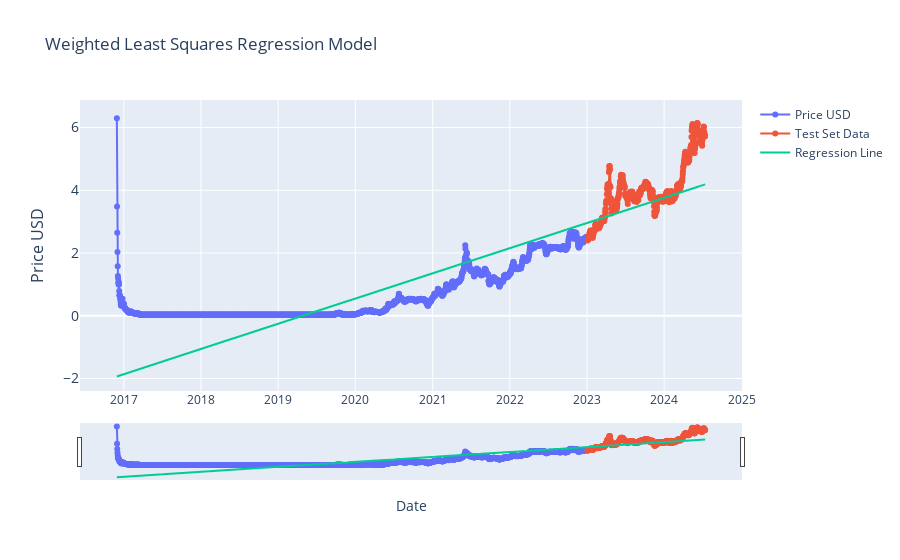

Notebook code for this chart:
### Markdown cell above
### ordinary_least_squares & weighted_least_squares (ML)

### Code cell
# Weighted Least Squares Estimator (3.2) - 
# Note: this makes OLS (above) redundant since you can adjust weighting to 1 in the 'weight' array

from sklearn.linear_model import LinearRegression
from sklearn.model_selection import train_test_split
import statsmodels.api as sm
import plotly.graph_objects as go
import pandas as pd
from ipywidgets import interact, DatePicker
import numpy as np


df = current_item.copy()

# Weights = determine the influence of data points in WLS; using weights of 1,1 yields OLS results (OLS has uniform weightings).

df['date_ordinal'] = df.index.map(pd.Timestamp.toordinal)
X = df['date_ordinal'].values.reshape(-1, 1)
y = df['price_usd'].values

weights = np.linspace(1, 10, len(X))

model_wls = sm.WLS(y, sm.add_constant(X), weights=weights).fit()
y_pred = model_wls.predict(sm.add_constant(X))

split_point = int(len(X) * 0.80)
X_train, X_test = X[:split_point], X[split_point:]
y_train, y_test = y[:split_point], y[split_point:]





start_date_picker = DatePicker(description='Start Date', value=df.index[0], disabled=False)
end_date_picker = DatePicker(description='End Date', value=df.index[-1], disabled=False)


interact(lambda start_date, end_date:
            plot_weighted_least_squares(df, start_date, end_date, y_pred, split_point, y_test),
            start_date=start_date_picker, end_date=end_date_picker)

### Figure 1 — Plotly figure (JSON) as saved in the notebook; plotly's stock layout.template omitted (floating-point values rounded to 4 significant figures; data arrays with more than 128 entries replaced by an {"elided": "..."} marker saying what was removed)
{"data": [{"mode": "lines+markers", "name": "Price USD", "type": "scatter", "x": {"elided": "2227 str values"}, "y": {"elided": "2784 float values"}}, {"mode": "lines+markers", "name": "Test Set Data", "type": "scatter", "x": {"elided": "557 str values"}, "y": {"elided": "557 float values"}}, {"mode": "lines", "name": "Regression Line", "type": "scatter", "x": {"elided": "2784 str values"}, "y": {"elided": "2784 float values"}}], "layout": {"showlegend": true, "title": {"text": "Weighted Least Squares Regression Model"}, "xaxis": {"rangeslider": {"visible": true}, "title": {"text": "Date"}, "type": "date"}, "yaxis": {"tickfont": {"size": 14}, "title": {"font": {"size": 16}, "text": "Price USD"}}}}
